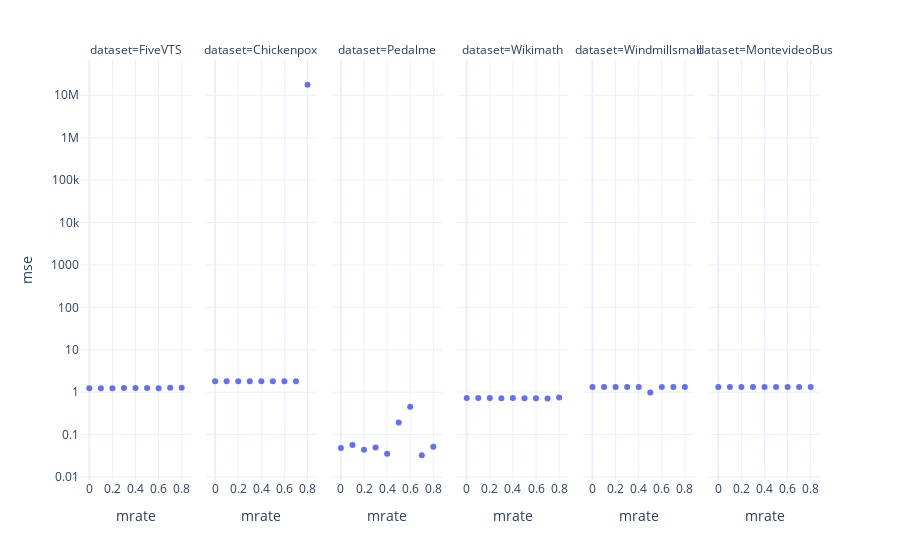

Source (notebook cell):
### Markdown cell above
데이터 섹션에 추가할 것 train/test 비율 - The validation set is comprised of the final 20% of the training data.

### Code cell
px.scatter(pd.read_csv('../Data/R_GNAR_results.csv').query("mtype=='rand'"),x='mrate',y='mse',facet_col='dataset',log_y=True)

### Figure 1 — Plotly figure (JSON) as saved in the notebook; plotly's stock layout.template omitted (floating-point values rounded to 4 significant figures)
{"data": [{"hovertemplate": "dataset=FiveVTS<br>mrate=%{x}<br>mse=%{y}<extra></extra>", "legendgroup": "", "marker": {"color": "#636efa", "symbol": "circle"}, "mode": "markers", "name": "", "orientation": "v", "showlegend": false, "type": "scatter", "x": [0, 0.1, 0.2, 0.3, 0.4, 0.5, 0.6, 0.7, 0.8], "xaxis": "x", "y": [1.235, 1.244, 1.244, 1.259, 1.262, 1.25, 1.245, 1.277, 1.277], "yaxis": "y"}, {"hovertemplate": "dataset=Chickenpox<br>mrate=%{x}<br>mse=%{y}<extra></extra>", "legendgroup": "", "marker": {"color": "#636efa", "symbol": "circle"}, "mode": "markers", "name": "", "orientation": "v", "showlegend": false, "type": "scatter", "x": [0, 0.1, 0.2, 0.3, 0.4, 0.5, 0.6, 0.7, 0.8], "xaxis": "x2", "y": [1.813, 1.812, 1.812, 1.811, 1.811, 1.81, 1.813, 1.817, 17710000.0], "yaxis": "y2"}, {"hovertemplate": "dataset=Pedalme<br>mrate=%{x}<br>mse=%{y}<extra></extra>", "legendgroup": "", "marker": {"color": "#636efa", "symbol": "circle"}, "mode": "markers", "name": "", "orientation": "v", "showlegend": false, "type": "scatter", "x": [0, 0.1, 0.2, 0.3, 0.4, 0.5, 0.6, 0.7, 0.8], "xaxis": "x3", "y": [0.04815, 0.05657, 0.04366, 0.04953, 0.03536, 0.1933, 0.4554, 0.03259, 0.05154], "yaxis": "y3"}, {"hovertemplate": "dataset=Wikimath<br>mrate=%{x}<br>mse=%{y}<extra></extra>", "legendgroup": "", "marker": {"color": "#636efa", "symbol": "circle"}, "mode": "markers", "name": "", "orientation": "v", "showlegend": false, "type": "scatter", "x": [0, 0.1, 0.2, 0.3, 0.4, 0.5, 0.6, 0.7, 0.8], "xaxis": "x4", "y": [0.732, 0.7324, 0.7321, 0.723, 0.7294, 0.7208, 0.7151, 0.7079, 0.7508], "yaxis": "y4"}, {"hovertemplate": "dataset=Windmillsmall<br>mrate=%{x}<br>mse=%{y}<extra></extra>", "legendgroup": "", "marker": {"color": "#636efa", "symbol": "circle"}, "mode": "markers", "name": "", "orientation": "v", "showlegend": false, "type": "scatter", "x": [0.8, 0.7, 0.6, 0.5, 0.4, 0.3, 0.2, 0.1, 0], "xaxis": "x5", "y": [1.322, 1.322, 1.323, 0.9856, 1.322, 1.323, 1.322, 1.322, 1.322], "yaxis": "y5"}, {"hovertemplate": "dataset=MontevideoBus<br>mrate=%{x}<br>mse=%{y}<extra></extra>", "legendgroup": "", "marker": {"color": "#636efa", "symbol": "circle"}, "mode": "markers", "name": "", "orientation": "v", "showlegend": false, "type": "scatter", "x": [0, 0.1, 0.2, 0.3, 0.4, 0.5, 0.6, 0.7, 0.8], "xaxis": "x6", "y": [1.322, 1.322, 1.322, 1.322, 1.322, 1.325, 1.322, 1.323, 1.325], "yaxis": "y6"}], "layout": {"annotations": [{"font": {}, "showarrow": false, "text": "dataset=FiveVTS", "x": 0.075, "xanchor": "center", "xref": "paper", "y": 1, "yanchor": "bottom", "yref": "paper"}, {"font": {}, "showarrow": false, "text": "dataset=Chickenpox", "x": 0.245, "xanchor": "center", "xref": "paper", "y": 1, "yanchor": "bottom", "yref": "paper"}, {"font": {}, "showarrow": false, "text": "dataset=Pedalme", "x": 0.415, "xanchor": "center", "xref": "paper", "y": 1, "yanchor": "bottom", "yref": "paper"}, {"font": {}, "showarrow": false, "text": "dataset=Wikimath", "x": 0.585, "xanchor": "center", "xref": "paper", "y": 1, "yanchor": "bottom", "yref": "paper"}, {"font": {}, "showarrow": false, "text": "dataset=Windmillsmall", "x": 0.755, "xanchor": "center", "xref": "paper", "y": 1, "yanchor": "bottom", "yref": "paper"}, {"font": {}, "showarrow": false, "text": "dataset=MontevideoBus", "x": 0.925, "xanchor": "center", "xref": "paper", "y": 1, "yanchor": "bottom", "yref": "paper"}], "autosize": true, "legend": {"tracegroupgap": 0}, "margin": {"t": 60}, "xaxis": {"anchor": "y", "autorange": true, "domain": [0, 0.15], "range": [-0.05893, 0.8589], "title": {"text": "mrate"}, "type": "linear"}, "xaxis2": {"anchor": "y2", "autorange": true, "domain": [0.17, 0.32], "matches": "x", "range": [-0.05893, 0.8589], "title": {"text": "mrate"}, "type": "linear"}, "xaxis3": {"anchor": "y3", "autorange": true, "domain": [0.34, 0.49], "matches": "x", "range": [-0.05893, 0.8589], "title": {"text": "mrate"}, "type": "linear"}, "xaxis4": {"anchor": "y4", "autorange": true, "domain": [0.51, 0.66], "matches": "x", "range": [-0.05893, 0.8589], "title": {"text": "mrate"}, "type": "linear"}, "xaxis5": {"anchor": "y5", "autorange": true, "domain": [0.68, 0.83], "matches": "x", "range": [-0.05893, 0.8589], "title": {"text": "mrate"}, "type": "linear"}, "xaxis6": {"anchor": "y6", "autorange": true, "domain": [0.85, 1], "matches": "x", "range": [-0.05893, 0.8589], "title": {"text": "mrate"}, "type": "linear"}, "yaxis": {"anchor": "x", "autorange": true, "domain": [0, 1], "range": [-2.163, 7.924], "title": {"text": "mse"}, "type": "log"}, "yaxis2": {"anchor": "x2", "autorange": true, "domain": [0, 1], "matches": "y", "range": [-2.163, 7.924], "showticklabels": false, "type": "log"}, "yaxis3": {"anchor": "x3", "autorange": true, "domain": [0, 1], "matches": "y", "range": [-2.163, 7.924], "showticklabels": false, "type": "log"}, "yaxis4": {"anchor": "x4", "autorange": true, "domain": [0, 1], "matches": "y", "range": [-2.163, 7.924], "showticklabels": false, "type": "log"}, "yaxis5": {"anchor": "x5", "autorange": true, "domain": [0, 1], "matches": "y", "range": [-2.163, 7.924], "showticklabels": false, "type": "log"}, "yaxis6": {"anchor": "x6", "autorange": true, "domain": [0, 1], "matches": "y", "range": [-2.163, 7.924], "showticklabels": false, "type": "log"}}}
